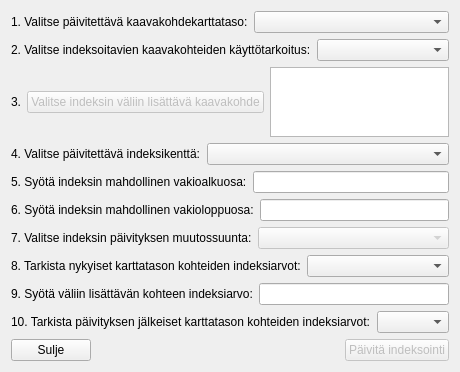
<?xml version="1.0" encoding="UTF-8"?>
<ui version="4.0">
 <class>DialogUpdateIndexingForLayerFeatures</class>
 <widget class="QDialog" name="DialogUpdateIndexingForLayerFeatures">
  <property name="geometry">
   <rect>
    <x>0</x>
    <y>0</y>
    <width>400</width>
    <height>294</height>
   </rect>
  </property>
  <property name="windowTitle">
   <string>Indeksoinnin päivitys halutuille kaavakohteille</string>
  </property>
  <layout class="QVBoxLayout" name="verticalLayout">
   <item>
    <layout class="QHBoxLayout" name="horizontalLayout">
     <item>
      <widget class="QLabel" name="label">
       <property name="text">
        <string>1. Valitse päivitettävä kaavakohdekarttataso:</string>
       </property>
      </widget>
     </item>
     <item>
      <widget class="QComboBox" name="comboBoxChooseTargetLayer">
       <property name="sizePolicy">
        <sizepolicy hsizetype="MinimumExpanding" vsizetype="Fixed">
         <horstretch>0</horstretch>
         <verstretch>0</verstretch>
        </sizepolicy>
       </property>
      </widget>
     </item>
    </layout>
   </item>
   <item>
    <layout class="QHBoxLayout" name="horizontalLayout_11">
     <item>
      <widget class="QLabel" name="label_11">
       <property name="text">
        <string>2. Valitse indeksoitavien kaavakohteiden käyttötarkoitus:</string>
       </property>
      </widget>
     </item>
     <item>
      <widget class="QComboBox" name="comboBoxChooseLandUseClassification"/>
     </item>
    </layout>
   </item>
   <item>
    <layout class="QHBoxLayout" name="horizontalLayout_10">
     <item>
      <widget class="QLabel" name="label_10">
       <property name="text">
        <string>3.</string>
       </property>
      </widget>
     </item>
     <item>
      <widget class="QPushButton" name="pushButtonChooseFeatureToAddBetween">
       <property name="enabled">
        <bool>false</bool>
       </property>
       <property name="text">
        <string>Valitse indeksin väliin lisättävä kaavakohde</string>
       </property>
      </widget>
     </item>
     <item>
      <widget class="QTableWidget" name="tableWidgetTargetFeatureInfo"/>
     </item>
    </layout>
   </item>
   <item>
    <layout class="QHBoxLayout" name="horizontalLayout_2">
     <item>
      <widget class="QLabel" name="label_2">
       <property name="text">
        <string>4. Valitse päivitettävä indeksikenttä:</string>
       </property>
      </widget>
     </item>
     <item>
      <widget class="QComboBox" name="comboBoxChooseIndexFieldToUpdate">
       <property name="sizePolicy">
        <sizepolicy hsizetype="MinimumExpanding" vsizetype="Fixed">
         <horstretch>0</horstretch>
         <verstretch>0</verstretch>
        </sizepolicy>
       </property>
      </widget>
     </item>
    </layout>
   </item>
   <item>
    <layout class="QHBoxLayout" name="horizontalLayout_3">
     <item>
      <widget class="QLabel" name="label_3">
       <property name="text">
        <string>5. Syötä indeksin mahdollinen vakioalkuosa:</string>
       </property>
      </widget>
     </item>
     <item>
      <widget class="QLineEdit" name="lineEditPrefix">
       <property name="sizePolicy">
        <sizepolicy hsizetype="Preferred" vsizetype="Fixed">
         <horstretch>0</horstretch>
         <verstretch>0</verstretch>
        </sizepolicy>
       </property>
      </widget>
     </item>
    </layout>
   </item>
   <item>
    <layout class="QHBoxLayout" name="horizontalLayout_4">
     <item>
      <widget class="QLabel" name="label_5">
       <property name="text">
        <string>6. Syötä indeksin mahdollinen vakioloppuosa:</string>
       </property>
      </widget>
     </item>
     <item>
      <widget class="QLineEdit" name="lineEditPostfix">
       <property name="sizePolicy">
        <sizepolicy hsizetype="Preferred" vsizetype="Fixed">
         <horstretch>0</horstretch>
         <verstretch>0</verstretch>
        </sizepolicy>
       </property>
      </widget>
     </item>
    </layout>
   </item>
   <item>
    <layout class="QHBoxLayout" name="horizontalLayout_5">
     <item>
      <widget class="QLabel" name="label_6">
       <property name="text">
        <string>7. Valitse indeksin päivityksen muutossuunta:</string>
       </property>
      </widget>
     </item>
     <item>
      <widget class="QComboBox" name="comboBoxIndexDirection">
       <property name="enabled">
        <bool>false</bool>
       </property>
      </widget>
     </item>
    </layout>
   </item>
   <item>
    <layout class="QHBoxLayout" name="horizontalLayout_8">
     <item>
      <widget class="QLabel" name="label_7">
       <property name="text">
        <string>8. Tarkista nykyiset karttatason kohteiden indeksiarvot:</string>
       </property>
      </widget>
     </item>
     <item>
      <widget class="QComboBox" name="comboBoxTargetLayerFeatureIndexValuesCurrent"/>
     </item>
    </layout>
   </item>
   <item>
    <layout class="QHBoxLayout" name="horizontalLayout_7">
     <item>
      <widget class="QLabel" name="label_4">
       <property name="text">
        <string>9. Syötä väliin lisättävän kohteen indeksiarvo:</string>
       </property>
      </widget>
     </item>
     <item>
      <widget class="QLineEdit" name="lineEditNewIndexValueForFeatureToAddBetween">
       <property name="sizePolicy">
        <sizepolicy hsizetype="Preferred" vsizetype="Fixed">
         <horstretch>0</horstretch>
         <verstretch>0</verstretch>
        </sizepolicy>
       </property>
      </widget>
     </item>
    </layout>
   </item>
   <item>
    <layout class="QHBoxLayout" name="horizontalLayout_9">
     <item>
      <widget class="QLabel" name="label_8">
       <property name="text">
        <string>10. Tarkista päivityksen jälkeiset karttatason kohteiden indeksiarvot:</string>
       </property>
      </widget>
     </item>
     <item>
      <widget class="QComboBox" name="comboBoxTargetLayerFeatureIndexValuesAfterUpdate"/>
     </item>
    </layout>
   </item>
   <item>
    <layout class="QHBoxLayout" name="horizontalLayout_6">
     <item>
      <widget class="QPushButton" name="pushButtonClose">
       <property name="text">
        <string>Sulje</string>
       </property>
      </widget>
     </item>
     <item>
      <spacer name="horizontalSpacer">
       <property name="orientation">
        <enum>Qt::Horizontal</enum>
       </property>
       <property name="sizeHint" stdset="0">
        <size>
         <width>40</width>
         <height>20</height>
        </size>
       </property>
      </spacer>
     </item>
     <item>
      <widget class="QPushButton" name="pushButtonUpdate">
       <property name="enabled">
        <bool>false</bool>
       </property>
       <property name="text">
        <string>Päivitä indeksointi</string>
       </property>
      </widget>
     </item>
    </layout>
   </item>
  </layout>
 </widget>
 <resources/>
 <connections/>
</ui>
